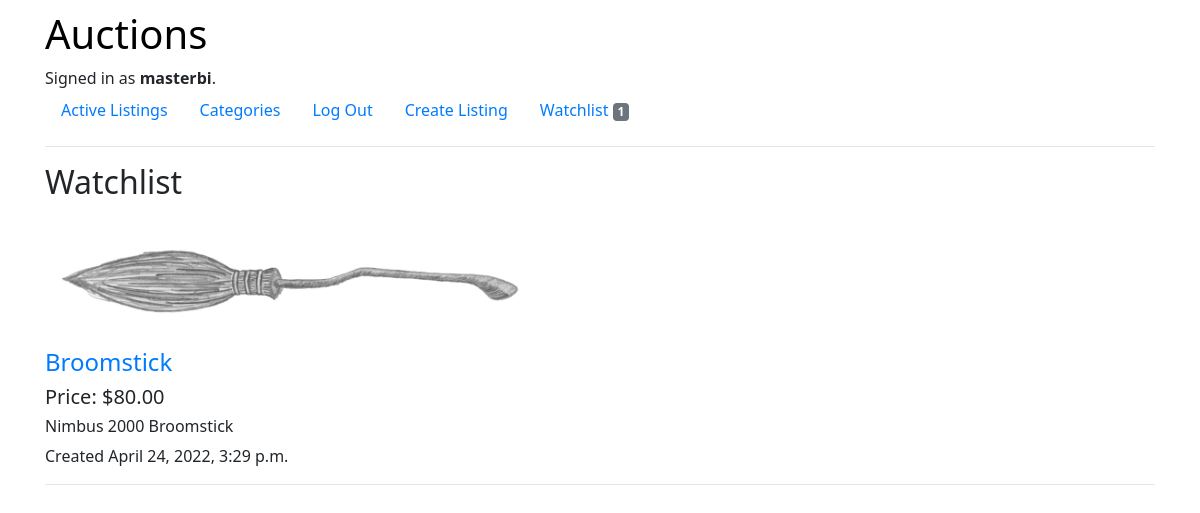
The page /watchlist (signed in) on the database as committed earlier.
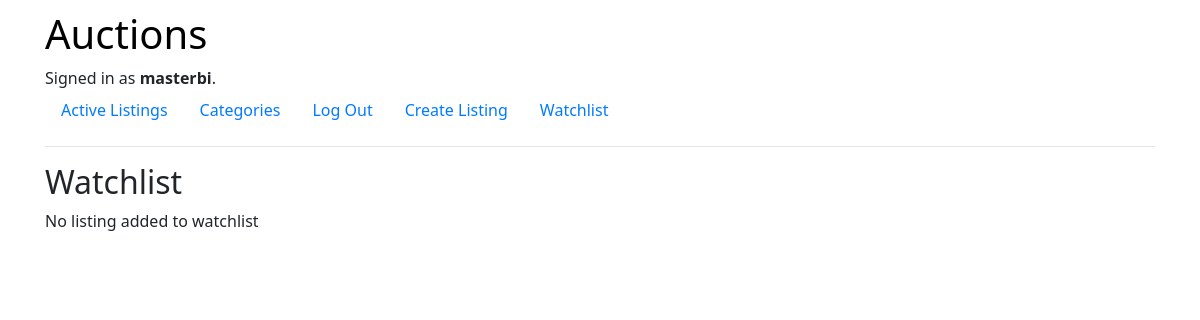
The same page on the database as committed later.
### auctions/models.py (models this page shows, shortened)
class Product(models.Model):
    name = models.CharField(max_length=256)
    price = models.DecimalField(max_digits=6, decimal_places=2)
    description = models.TextField(default='', blank=True)
    image = models.ImageField(upload_to='auctions/media', null = True)
    category = models.ForeignKey(Category, on_delete=models.SET_NULL, null=True, blank=True, related_name="categories")
    created_at = models.DateTimeField(auto_now_add=True)
    close = models.BooleanField(default=False)
    created_by = models.ForeignKey(User, on_delete=models.CASCADE, related_name="user_created", default=1)
    in_watchlist = models.ManyToManyField(User, blank=True ,related_name="watchlist")

### auctions/views.py (the view)
# urls.py: path("watchlist", views.showWatchList, name="showWatchlist"),
@login_required
def showWatchList(request):
    return render (request, "auctions/watchlist.html", {
        "Watchlist": request.user.watchlist.all()
    })

### auctions/templates/auctions/watchlist.html
{% extends "auctions/layout.html" %}
{% block body %}
<h2>Watchlist</h2>
{% if Watchlist %}
    {% for listing in Watchlist %}
        <a href="{% url 'auctions:listings' listing.id %}">
            <img src="{{listing.image}}" style="max-width: 500px; max-height: 300px">
            <h4>{{ listing.name }}</h4>
        </a>
        <h5>Price: ${{listing.price}}</h5>
        <h6>{{listing.description}}</h6>
        <p>Created {{listing.created_at}}</p>
        <hr>
    {% endfor %}
{% else %}
        <p>No listing added to watchlist</p>
{% endif %}
{% endblock %}

### auctions/templates/auctions/layout.html (shortened to what this page needs)
{% load static %}
<!DOCTYPE html>
<html lang="en">
    <head>
        <link rel="stylesheet" href="https://stackpath.bootstrapcdn.com/bootstrap/4.4.1/css/bootstrap.min.css">
        <link href="{% static 'auctions/styles.css' %}" rel="stylesheet">
    </head>
    <body>
        <div class="container">
            <a href="{% url 'auctions:index' %}" style="text-decoration: none; color:black;">
                <h1>Auctions</h1>
            </a>
            <div>
                {% if user.is_authenticated %}
                    Signed in as <strong>{{ user.username }}</strong>.
                {% else %}
                    Not signed in.
                {% endif %}
            </div>
            <ul class="nav">
                <li class="nav-item">
                    <a class="nav-link" href="{% url 'auctions:index' %}">Active Listings</a>
                </li>
                <li class="nav-item">
                    <a class="nav-link" href="{% url 'auctions:categories' %}">Categories</a>
                </li>
                {% if user.is_authenticated %}
                    <li class="nav-item">
                        <a class="nav-link" href="{% url 'auctions:logout' %}">Log Out</a>
                    </li>
                    <li class="nav-item">
                        <a href="{% url 'auctions:create' %}" class="nav-link">Create Listing</a>
                    </li>
                    <li class="nav-item">
                        <a href="{% url 'auctions:showWatchlist' %}" class="nav-link">Watchlist
                            {% if not Watchlist %}
                                {% else %}
                                    <span class="badge bg-secondary" style="color: white;">
                                        {{ Watchlist.count }}
                                    </span>
                                {% endif %}
                        </a>
                    </li>
                {% endif %}
            </ul>
            <hr>
            {% block body %}
            {% endblock %}
        </div>
    </body>
</html>

Rows that differ between the two databases and show on the page:
no longer on this page (row edited): Product: image (picture), name "Broomstick", price "80.00", description "Nimbus 2000 Broomstick", created_at "April 24, 2022, 3:29 p.m."
Other text that changed with them:
{{ Watchlist.count }}: "1" → (not shown)
text now shown: "No listing added to watchlist"
